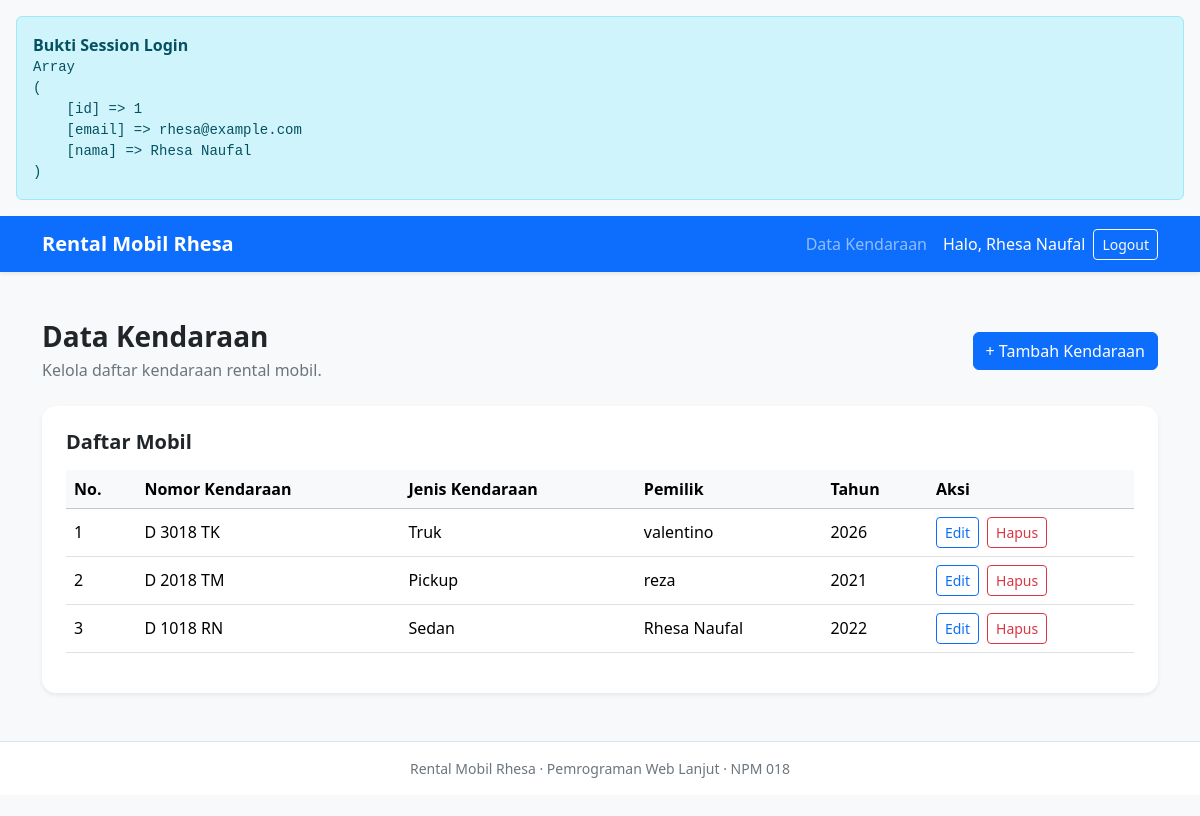
The page /dashboard.php (signed in) on the database its author committed.
### tables this page shows
CREATE TABLE `mobil018` (
  `no_id` int(10) NOT NULL,
  `nomor_kendaraan` varchar(12) NOT NULL,
  `jenis_kendaraan` enum('Sedan','Pickup','Truk','Bemo') NOT NULL,
  `pemilik` varchar(50) NOT NULL,
  `tahun_pembuatan` char(4) NOT NULL
);

### fungsi.php (called while the page is built, shortened)
<?php
function aman($teks) {
    return htmlspecialchars((string) $teks, ENT_QUOTES, "UTF-8");
}

### dashboard.php (the view, shortened to what this page needs)
<?php
require "fungsi.php";
require "koneksi.php";
echo '<div class="alert alert-info m-3">';
echo '<strong>Bukti Session Login</strong><br>';
echo '<pre class="mb-0">';
print_r([
    "id" => $_SESSION["id"] ?? null,
    "email" => $_SESSION["email"] ?? null,
    "nama" => $_SESSION["nama"] ?? null
]);
echo '</pre>';
echo '</div>';
$hasil = $koneksi->query(
    "SELECT no_id, nomor_kendaraan, jenis_kendaraan, pemilik, tahun_pembuatan
     FROM mobil018 ORDER BY no_id DESC"
);
require "header.php";
?>
<div class="d-flex flex-wrap justify-content-between align-items-center gap-3 mb-4">
    <div>
        <h1 class="h3 fw-bold mb-1">Data Kendaraan</h1>
        <p class="text-secondary mb-0">Kelola daftar kendaraan rental mobil.</p>
    </div>
    <a href="tambah.php" class="btn btn-primary">+ Tambah Kendaraan</a>
</div>
<div class="card border-0 shadow-sm">
    <div class="card-body p-3 p-md-4">
        <h2 class="h5 fw-bold mb-3">Daftar Mobil</h2>
        <div class="table-responsive">
            <table class="table table-hover align-middle">
                <thead class="table-light">
                    <tr>
                        <th>No.</th><th>Nomor Kendaraan</th><th>Jenis Kendaraan</th>
                        <th>Pemilik</th><th>Tahun</th><th>Aksi</th>
                    </tr>
                </thead>
                <tbody>
                <?php $no = 1; ?>
                <?php while ($mobil = $hasil->fetch_assoc()): ?>
                    <tr>
                        <td><?= $no++ ?></td>
                        <td><?= aman($mobil["nomor_kendaraan"]) ?></td>
                        <td><?= aman($mobil["jenis_kendaraan"]) ?></td>
                        <td><?= aman($mobil["pemilik"]) ?></td>
                        <td><?= aman($mobil["tahun_pembuatan"]) ?></td>
                        <td>
                            <div class="d-flex gap-2">
                                <a href="edit.php?id=<?= (int) $mobil["no_id"] ?>" class="btn btn-sm btn-outline-primary">Edit</a>
                                <form action="hapus.php" method="post" class="m-0" onsubmit="return confirm('Hapus data kendaraan ini?')">
                                    <button type="submit" class="btn btn-sm btn-outline-danger">Hapus</button>
                                </form>
                            </div>
                        </td>
                    </tr>
                <?php endwhile; ?>
                </tbody>
            </table>
        </div>
    </div>
</div>
<?php require "footer.php"; ?>

### header.php (shortened to what this page needs)
<?php
require_once "fungsi.php";
?>
<!doctype html>
<html lang="id">
<head>
    <link href="https://cdn.jsdelivr.net/npm/bootstrap@5.3.3/dist/css/bootstrap.min.css" rel="stylesheet">
    <link href="assets/css/style.css" rel="stylesheet">
</head>
<body class="bg-light">
<nav class="navbar navbar-expand-lg navbar-dark bg-primary shadow-sm">
    <div class="container">
        <a class="navbar-brand fw-bold" href="dashboard.php">Rental Mobil Rhesa</a>
        <div class="collapse navbar-collapse" id="menuNavigasi">
            <ul class="navbar-nav ms-auto align-items-lg-center gap-lg-2">
                <li class="nav-item"><a class="nav-link" href="dashboard.php">Data Kendaraan</a></li>
                <li class="nav-item"><span class="navbar-text text-white">Halo, <?= aman($_SESSION["nama"]) ?></span></li>
                <li class="nav-item">
                    <form action="logout.php" method="post" class="m-0">
                        <button type="submit" class="btn btn-outline-light btn-sm">Logout</button>
                    </form>
                </li>
            </ul>
        </div>
    </div>
</nav>
<main class="container py-4 py-md-5">

### footer.php (shortened to what this page needs)
</main>
<footer class="border-top bg-white py-3">
    <div class="container text-center text-secondary small">
        Rental Mobil Rhesa · Pemrograman Web Lanjut · NPM 018
    </div>
</footer>
</body>
</html>

### assets/css/style.css (style rules this page uses)
body { min-height: 100vh; }
.card { border-radius: 14px; }
.table th { white-space: nowrap; }

### rows shown on the page
mobil018: nomor_kendaraan "D 3018 TK", jenis_kendaraan "Truk", pemilik "valentino", tahun_pembuatan "2026"
mobil018: nomor_kendaraan "D 2018 TM", jenis_kendaraan "Pickup", pemilik "reza", tahun_pembuatan "2021"
mobil018: nomor_kendaraan "D 1018 RN", jenis_kendaraan "Sedan", pemilik "Rhesa Naufal", tahun_pembuatan "2022"

### other values the page prints
aman($_SESSION["nama"]) "Rhesa Naufal"
